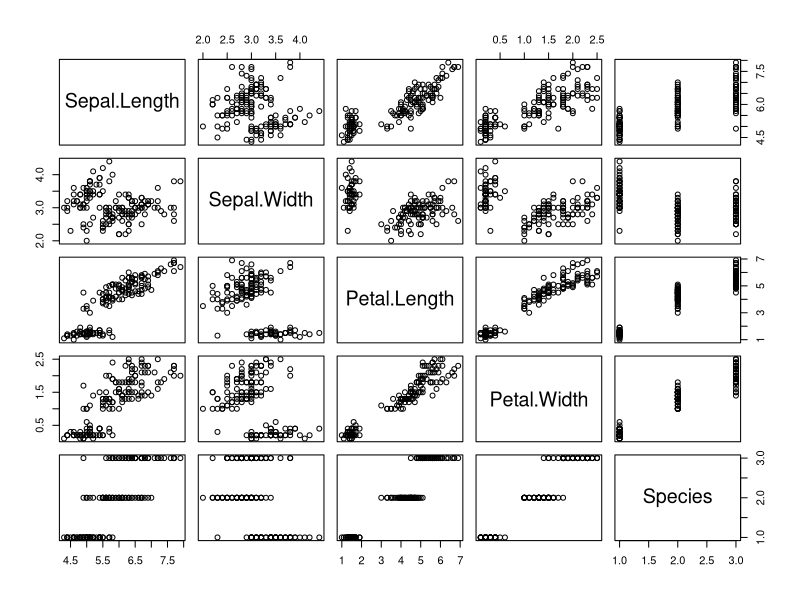
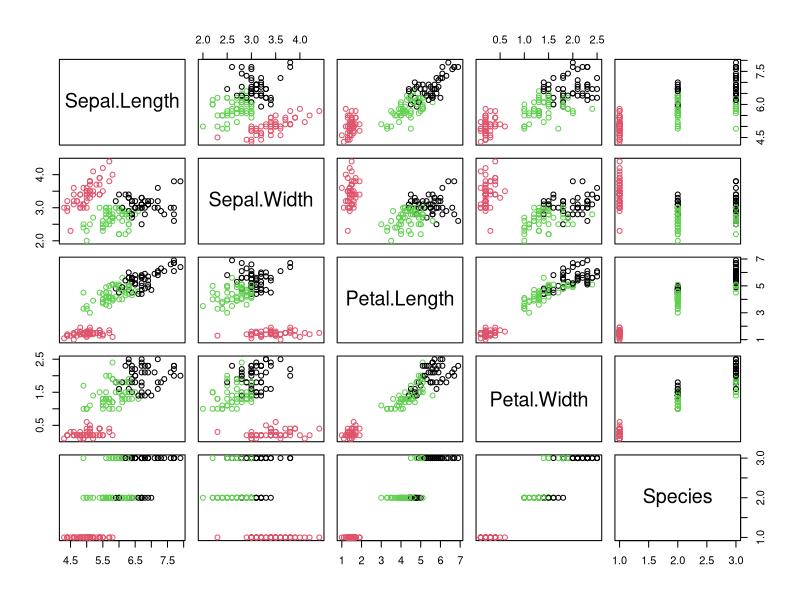
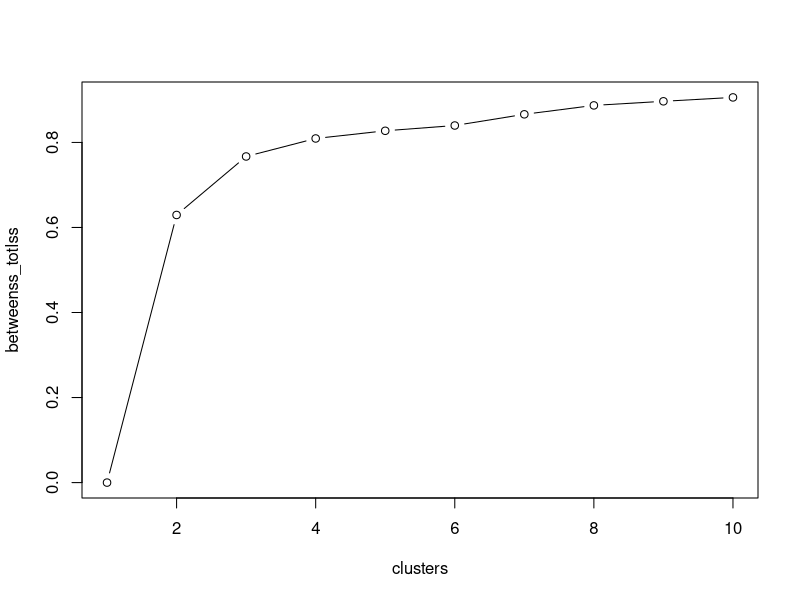
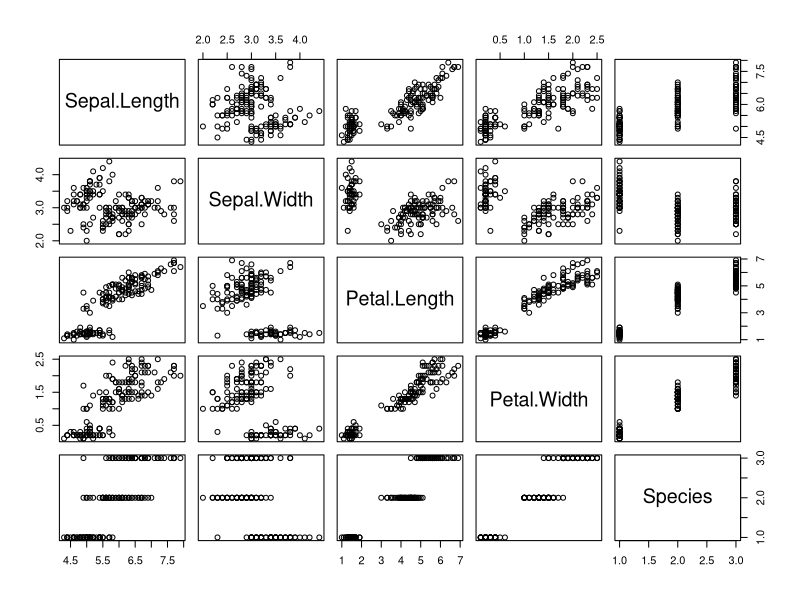
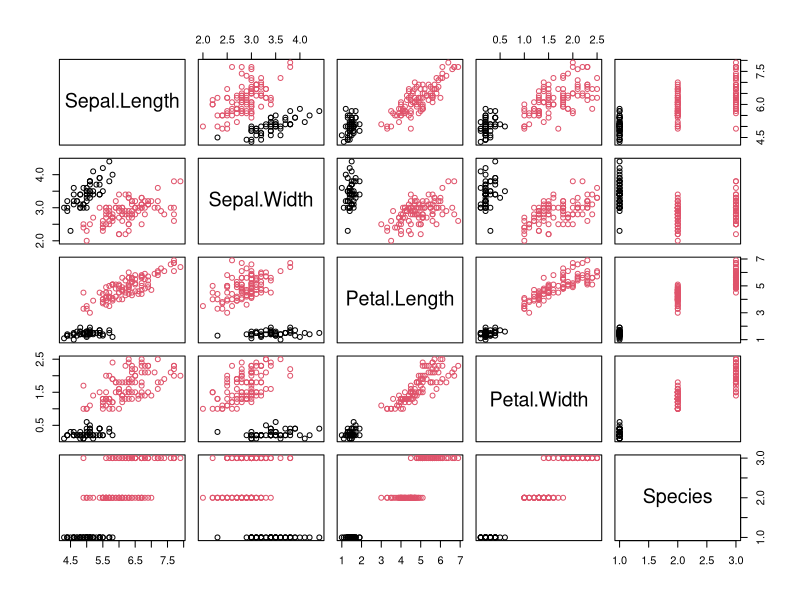
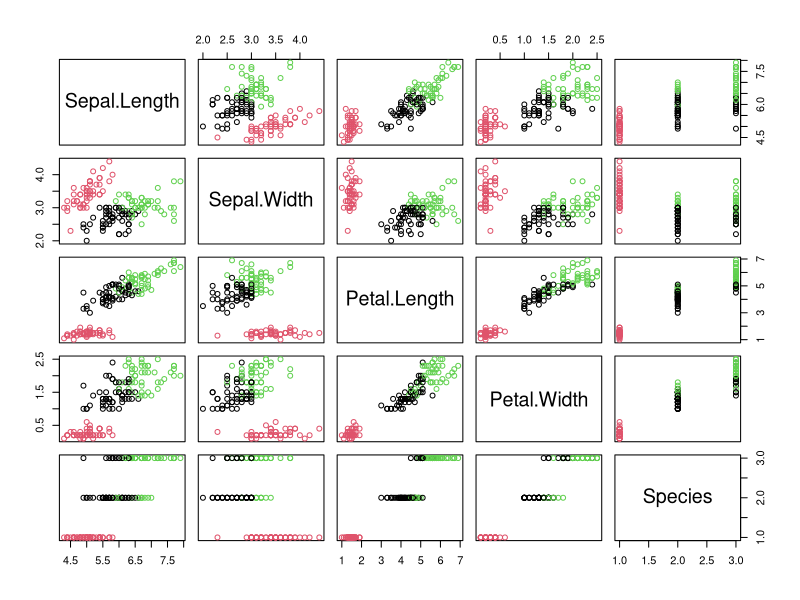
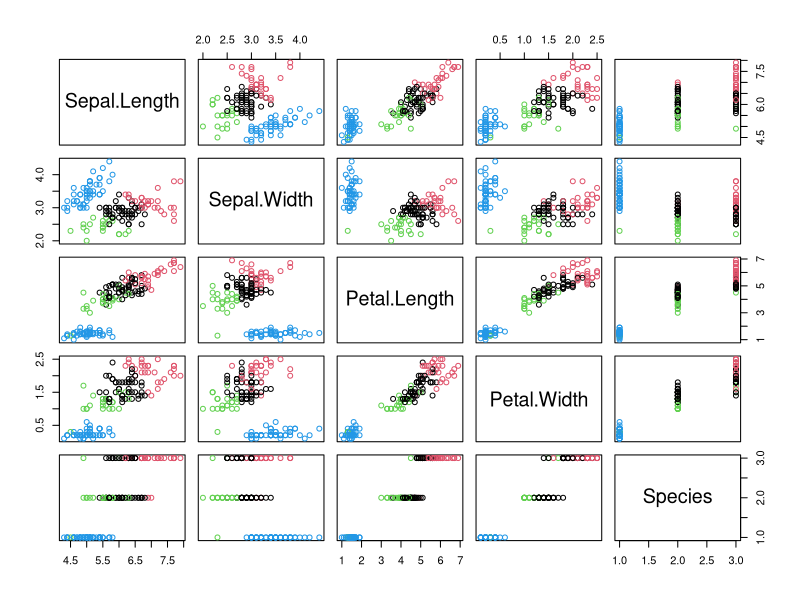

Here is the R script that generated these plots, in order:
#import the dataset
data(iris)
data<-iris
plot(iris)

#scale data
irisScaled<-scale(iris[,-5])
irisScaled

#kmeans clustering
kmeansmodel<-kmeans(irisScaled,3)
kmeansmodel
str(kmeansmodel)
plot(iris,col=kmeansmodel$cluster)

#choosing k..
k<-list()
for(i in 1:10){
  k[[i]]<-kmeans(irisScaled,i)
}
k

#determining sum of distance between clusters
betweenss_totlss<-list()
for(i in 1:10){
  
  betweenss_totlss[[i]]<-k[[i]]$betweenss/k[[i]]$totss
}
betweenss_totlss

#ploting it against cluster nd finding the optimal no of cluster at distance
plot(1:10,betweenss_totlss,type = "b",ylab = "betweenss_totlss",xlab = "clusters")

for(i in 1:4)
{
  plot(iris,col=k[[i]]$cluster)
  
}
